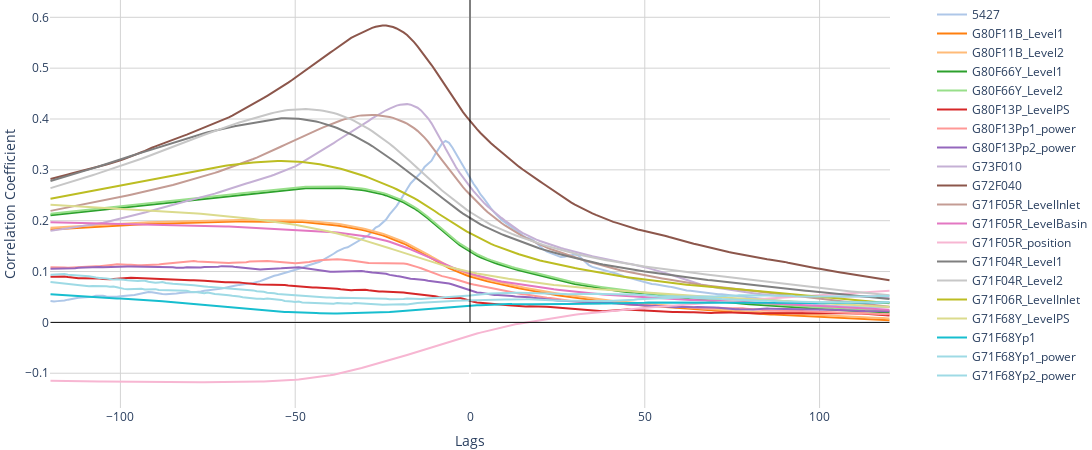

Notebook cell for this chart:
### Markdown cell above
If a variable is constant, it flattens the line, since no variation is there to correlate with
- thus, we remove values, if the base variable continues to be zero beyond the lags we are checking

### Code cell
fig = plot_cross_correlation(filtered_clean, '5425', lag_range=120, width=1100, height=450) # width=900, height=450):
fig.write_image(save_folder / 'cross_correlation.png', scale=2)
fig.show()

### Figure 1 — Plotly figure (JSON) as saved in the notebook; plotly's stock layout.template omitted (floating-point values rounded to 4 significant figures; data arrays with more than 128 entries replaced by an {"elided": "..."} marker saying what was removed)
{"data": [{"hovertemplate": "%{text}<br>Lag: %{x}<br>Correlation: %{y:.2f}<extra></extra>", "line": {"color": "rgba(174,199,232,1)", "width": 2}, "mode": "lines", "name": "5427", "opacity": 1, "showlegend": true, "text": {"elided": "241 str values"}, "texttemplate": "%{text:.2f}", "type": "scatter", "x": {"elided": "241 int values"}, "y": {"elided": "241 float values"}}, {"hovertemplate": "%{text}<br>Lag: %{x}<br>Correlation: %{y:.2f}<extra></extra>", "line": {"color": "rgba(255,127,14,1)", "width": 2}, "mode": "lines", "name": "G80F11B_Level1", "opacity": 1, "showlegend": true, "text": {"elided": "241 str values"}, "texttemplate": "%{text:.2f}", "type": "scatter", "x": {"elided": "241 int values"}, "y": {"elided": "241 float values"}}, {"hovertemplate": "%{text}<br>Lag: %{x}<br>Correlation: %{y:.2f}<extra></extra>", "line": {"color": "rgba(255,187,120,1)", "width": 2}, "mode": "lines", "name": "G80F11B_Level2", "opacity": 1, "showlegend": true, "text": {"elided": "241 str values"}, "texttemplate": "%{text:.2f}", "type": "scatter", "x": {"elided": "241 int values"}, "y": {"elided": "241 float values"}}, {"hovertemplate": "%{text}<br>Lag: %{x}<br>Correlation: %{y:.2f}<extra></extra>", "line": {"color": "rgba(44,160,44,1)", "width": 2}, "mode": "lines", "name": "G80F66Y_Level1", "opacity": 1, "showlegend": true, "text": {"elided": "241 str values"}, "texttemplate": "%{text:.2f}", "type": "scatter", "x": {"elided": "241 int values"}, "y": {"elided": "241 float values"}}, {"hovertemplate": "%{text}<br>Lag: %{x}<br>Correlation: %{y:.2f}<extra></extra>", "line": {"color": "rgba(152,223,138,1)", "width": 2}, "mode": "lines", "name": "G80F66Y_Level2", "opacity": 1, "showlegend": true, "text": {"elided": "241 str values"}, "texttemplate": "%{text:.2f}", "type": "scatter", "x": {"elided": "241 int values"}, "y": {"elided": "241 float values"}}, {"hovertemplate": "%{text}<br>Lag: %{x}<br>Correlation: %{y:.2f}<extra></extra>", "line": {"color": "rgba(214,39,40,1)", "width": 2}, "mode": "lines", "name": "G80F13P_LevelPS", "opacity": 1, "showlegend": true, "text": {"elided": "241 str values"}, "texttemplate": "%{text:.2f}", "type": "scatter", "x": {"elided": "241 int values"}, "y": {"elided": "241 float values"}}, {"hovertemplate": "%{text}<br>Lag: %{x}<br>Correlation: %{y:.2f}<extra></extra>", "line": {"color": "rgba(255,152,150,1)", "width": 2}, "mode": "lines", "name": "G80F13Pp1_power", "opacity": 1, "showlegend": true, "text": {"elided": "241 str values"}, "texttemplate": "%{text:.2f}", "type": "scatter", "x": {"elided": "241 int values"}, "y": {"elided": "241 float values"}}, {"hovertemplate": "%{text}<br>Lag: %{x}<br>Correlation: %{y:.2f}<extra></extra>", "line": {"color": "rgba(148,103,189,1)", "width": 2}, "mode": "lines", "name": "G80F13Pp2_power", "opacity": 1, "showlegend": true, "text": {"elided": "241 str values"}, "texttemplate": "%{text:.2f}", "type": "scatter", "x": {"elided": "241 int values"}, "y": {"elided": "241 float values"}}, {"hovertemplate": "%{text}<br>Lag: %{x}<br>Correlation: %{y:.2f}<extra></extra>", "line": {"color": "rgba(197,176,213,1)", "width": 2}, "mode": "lines", "name": "G73F010", "opacity": 1, "showlegend": true, "text": {"elided": "241 str values"}, "texttemplate": "%{text:.2f}", "type": "scatter", "x": {"elided": "241 int values"}, "y": {"elided": "241 float values"}}, {"hovertemplate": "%{text}<br>Lag: %{x}<br>Correlation: %{y:.2f}<extra></extra>", "line": {"color": "rgba(140,86,75,1)", "width": 2}, "mode": "lines", "name": "G72F040", "opacity": 1, "showlegend": true, "text": {"elided": "241 str values"}, "texttemplate": "%{text:.2f}", "type": "scatter", "x": {"elided": "241 int values"}, "y": {"elided": "241 float values"}}, {"hovertemplate": "%{text}<br>Lag: %{x}<br>Correlation: %{y:.2f}<extra></extra>", "line": {"color": "rgba(196,156,148,1)", "width": 2}, "mode": "lines", "name": "G71F05R_LevelInlet", "opacity": 1, "showlegend": true, "text": {"elided": "241 str values"}, "texttemplate": "%{text:.2f}", "type": "scatter", "x": {"elided": "241 int values"}, "y": {"elided": "241 float values"}}, {"hovertemplate": "%{text}<br>Lag: %{x}<br>Correlation: %{y:.2f}<extra></extra>", "line": {"color": "rgba(227,119,194,1)", "width": 2}, "mode": "lines", "name": "G71F05R_LevelBasin", "opacity": 1, "showlegend": true, "text": {"elided": "241 str values"}, "texttemplate": "%{text:.2f}", "type": "scatter", "x": {"elided": "241 int values"}, "y": {"elided": "241 float values"}}, {"hovertemplate": "%{text}<br>Lag: %{x}<br>Correlation: %{y:.2f}<extra></extra>", "line": {"color": "rgba(247,182,210,1)", "width": 2}, "mode": "lines", "name": "G71F05R_position", "opacity": 1, "showlegend": true, "text": {"elided": "241 str values"}, "texttemplate": "%{text:.2f}", "type": "scatter", "x": {"elided": "241 int values"}, "y": {"elided": "241 float values"}}, {"hovertemplate": "%{text}<br>Lag: %{x}<br>Correlation: %{y:.2f}<extra></extra>", "line": {"color": "rgba(127,127,127,1)", "width": 2}, "mode": "lines", "name": "G71F04R_Level1", "opacity": 1, "showlegend": true, "text": {"elided": "241 str values"}, "texttemplate": "%{text:.2f}", "type": "scatter", "x": {"elided": "241 int values"}, "y": {"elided": "241 float values"}}, {"hovertemplate": "%{text}<br>Lag: %{x}<br>Correlation: %{y:.2f}<extra></extra>", "line": {"color": "rgba(199,199,199,1)", "width": 2}, "mode": "lines", "name": "G71F04R_Level2", "opacity": 1, "showlegend": true, "text": {"elided": "241 str values"}, "texttemplate": "%{text:.2f}", "type": "scatter", "x": {"elided": "241 int values"}, "y": {"elided": "241 float values"}}, {"hovertemplate": "%{text}<br>Lag: %{x}<br>Correlation: %{y:.2f}<extra></extra>", "line": {"color": "rgba(188,189,34,1)", "width": 2}, "mode": "lines", "name": "G71F06R_LevelInlet", "opacity": 1, "showlegend": true, "text": {"elided": "241 str values"}, "texttemplate": "%{text:.2f}", "type": "scatter", "x": {"elided": "241 int values"}, "y": {"elided": "241 float values"}}, {"hovertemplate": "%{text}<br>Lag: %{x}<br>Correlation: %{y:.2f}<extra></extra>", "line": {"color": "rgba(219,219,141,1)", "width": 2}, "mode": "lines", "name": "G71F68Y_LevelPS", "opacity": 1, "showlegend": true, "text": {"elided": "241 str values"}, "texttemplate": "%{text:.2f}", "type": "scatter", "x": {"elided": "241 int values"}, "y": {"elided": "241 float values"}}, {"hovertemplate": "%{text}<br>Lag: %{x}<br>Correlation: %{y:.2f}<extra></extra>", "line": {"color": "rgba(23,190,207,1)", "width": 2}, "mode": "lines", "name": "G71F68Yp1", "opacity": 1, "showlegend": true, "text": {"elided": "241 str values"}, "texttemplate": "%{text:.2f}", "type": "scatter", "x": {"elided": "241 int values"}, "y": {"elided": "241 float values"}}, {"hovertemplate": "%{text}<br>Lag: %{x}<br>Correlation: %{y:.2f}<extra></extra>", "line": {"color": "rgba(158,218,229,1)", "width": 2}, "mode": "lines", "name": "G71F68Yp1_power", "opacity": 1, "showlegend": true, "text": {"elided": "241 str values"}, "texttemplate": "%{text:.2f}", "type": "scatter", "x": {"elided": "241 int values"}, "y": {"elided": "241 float values"}}, {"hovertemplate": "%{text}<br>Lag: %{x}<br>Correlation: %{y:.2f}<extra></extra>", "line": {"color": "rgba(158,218,229,1)", "width": 2}, "mode": "lines", "name": "G71F68Yp2_power", "opacity": 1, "showlegend": true, "text": {"elided": "241 str values"}, "texttemplate": "%{text:.2f}", "type": "scatter", "x": {"elided": "241 int values"}, "y": {"elided": "241 float values"}}], "layout": {"height": 450, "legend": {"x": 1.05, "y": 1}, "margin": {"b": 0, "l": 0, "r": 0, "t": 0}, "plot_bgcolor": "white", "shapes": [{"line": {"color": "Black", "width": 1}, "type": "line", "x0": -120, "x1": 120, "y0": 0, "y1": 0}, {"line": {"color": "Black", "width": 1}, "type": "line", "x0": 0, "x1": 0, "y0": -3.889e-05, "y1": 66.67}], "width": 1100, "xaxis": {"gridcolor": "LightGray", "showgrid": true, "title": {"text": "Lags"}}, "yaxis": {"gridcolor": "LightGray", "range": [-0.1684, 0.634], "showgrid": true, "title": {"text": "Correlation Coefficient"}}}}
